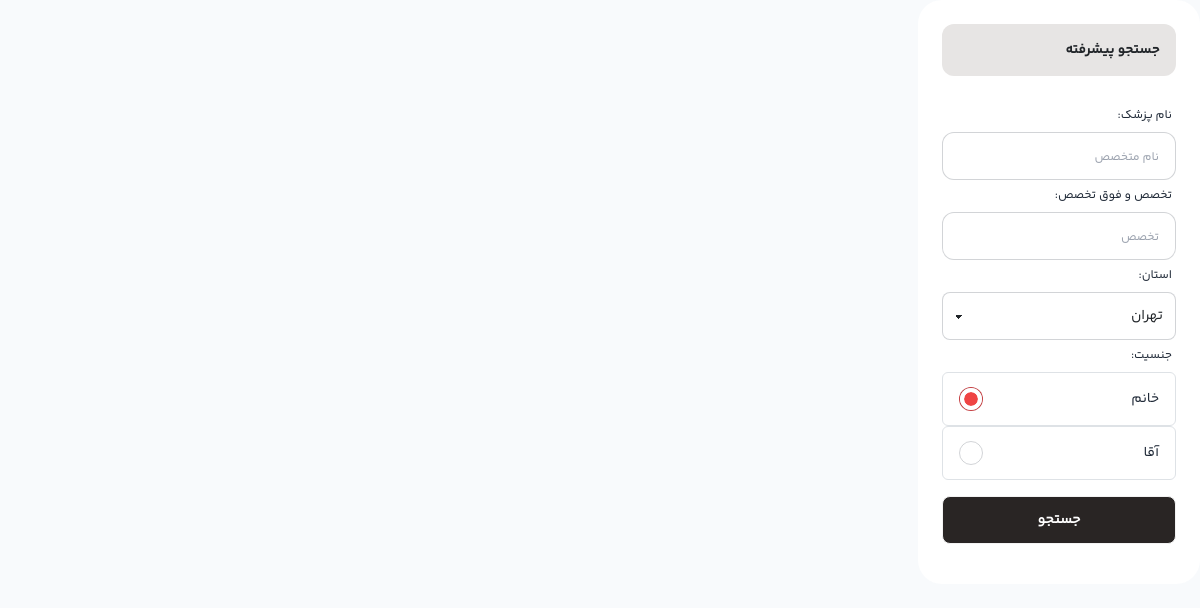
/list_doctor/, run on an earlier commit of the app's database.
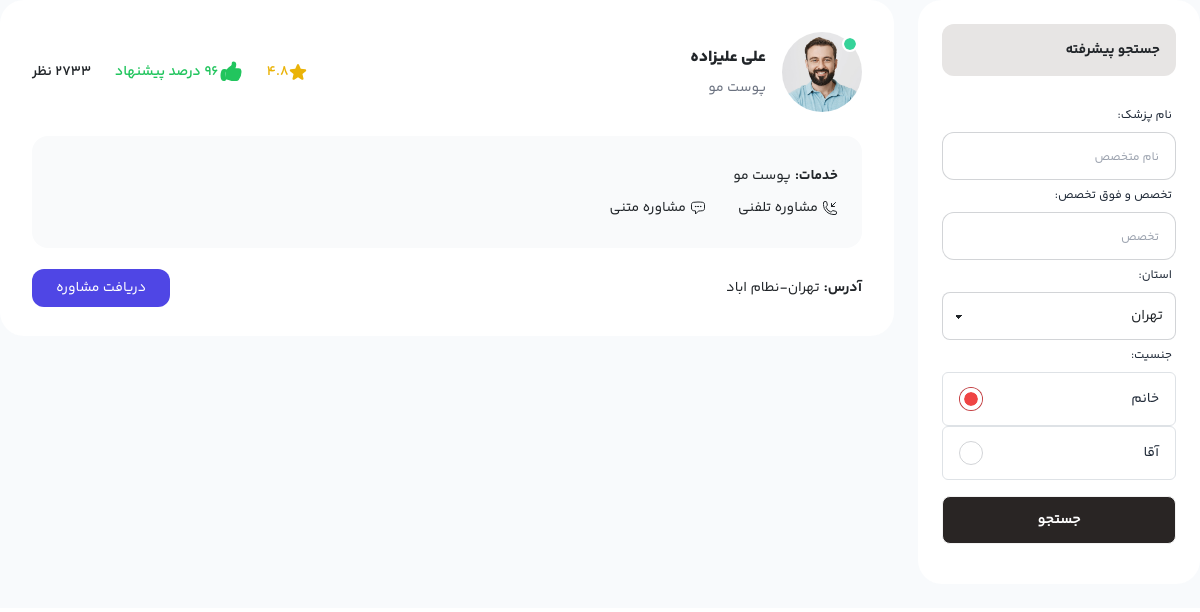
And on a later commit of the database.
### doctor/models.py (models this page shows, shortened)
class Doctor(CreateAt, UpdateAt):
    user = models.OneToOneField('accounts.Users', on_delete=models.PROTECT, related_name='doctor')
    medical_system_code = models.CharField(_('Medical System Code'), max_length=10, unique=True)
    nation_code = models.CharField(_('National Code'), max_length=10, unique=True)
    address_doctor = models.TextField(_('Address'))
    image = models.ImageField(_('Image'), upload_to='doctors/%Y/%M/%d', width_field='with_image', height_field='height_image')
    with_image = models.PositiveIntegerField(editable=False, blank=True, null=True)
    height_image = models.PositiveIntegerField(editable=False, blank=True, null=True)
    doctor_birth_dat = models.DateField(_('Date of Birth'), null=True, blank=True)
    is_active = models.BooleanField(_('Is Active'), default=False)
    reply_to = models.TextField(_('Reply to'), null=True, blank=True)
    skill = models.ManyToManyField('SkilDoctor', related_name='doctors')
    class Status(models.TextChoices):
        reject = 'rejected'
        accept = 'accept'
        wating = 'waiting'
    status = models.CharField(_("status send information"), max_length=8, choices=Status.choices, blank=True, null=True)
    class Gender(models.TextChoices):
        MALE = 'M', _('Male')
        FEMALE = 'F', _('Female')
    gender = models.CharField(_('Gender'), max_length=6, choices=Gender.choices)
    class Meta:
        db_table = 'doctors'
        verbose_name = 'doctor'
        verbose_name_plural = 'doctors'

class SkilDoctor(CreateAt, UpdateAt):
    skill_name = models.CharField(_("skill doctor"), max_length=50)
    def __str__(self) -> str:
        return self.skill_name
    class Meta:
        db_table = 'skil_doctor'
        verbose_name = 'skil_doctor'
        verbose_name_plural = 'skil_doctor'

### accounts/models.py (models this page shows, shortened)
class Users(AbstractBaseUser, PermissionsMixin, UpdateAt, CreateAt):
    first_name = models.CharField(_('First Name'), max_length=100)
    last_name = models.CharField(_('Last Name'), max_length=100)
    email = models.EmailField(_('Email Address'), unique=True)
    is_active = models.BooleanField(_('Active'), default=False)
    is_staff = models.BooleanField(_('Staff'), default=False)
    is_deleted = models.BooleanField(_('delete user'), editable=False, default=False)
    deleted_at = models.DateTimeField(_('deleted at'), editable=False, blank=True, null=True)
    random_active_code = models.CharField(_('random active code'), max_length=72, blank=True, null=True, editable=False)
    image = models.ImageField(_('image'), upload_to='images/user/%Y/%M/%d', width_field='width_image', height_field='height_image', blank=True, null=True)
    width_image = models.IntegerField(_('width'), blank=True, null=True)
    height_image = models.IntegerField(_('height'), blank=True, null=True)
    username_validator = UnicodeUsernameValidator()
    username = models.CharField(
        _("username"),
        max_length=150,
        unique=True,
        help_text=_(
            "Required. 150 characters or fewer. Letters, digits and @/./+/-/_ only."
        ),
        validators=[username_validator],
        error_messages={
            "unique": _("A user with that username already exists."),
        },
    )
    EMAIL_FIELD = "email"
    USERNAME_FIELD = "email"
    REQUIRED_FIELDS = ["username"]
    objects = UserManager()
    soft_delete_manager = SoftDeleteManager()
    class Meta:
        verbose_name = _("user")
        verbose_name_plural = _("users")
    def get_full_name(self):
        full_name = "%s %s" % (self.first_name, self.last_name)
        return full_name.strip()

### doctor/views.py (the view)
# urls.py: path('list_doctor/', All_doctor.as_view(), name='all_doctor'),
class All_doctor(View):
    def get(self, request, *args, **kwargs):
        doctor = Doctor.objects.filter(is_active=True)
        return render(request, 'doctor/all_doctor.html', {'doctor': doctor})

### doctor/templates/doctor/all_doctor.html (shortened to what this page needs)
{% extends "base/base.html" %}
{% load static %}
{% block content %}
<div class="grid grid-cols-12 gap-4">
  <div class="col-span-12 lg:col-span-9 lg:order-2">
      <div class="flex flex-col gap-4">
          {% for all_doctor in doctor %}
          <div class="bg-white p-8 rounded-3xl">
            <div class="flex flex-col lg:flex-row items-center justify-between">
                <div class="flex items-center mb-8 lg:mb-0">
                    <div class="avatar online">
                        <div class="w-20 rounded-full">
                          <img src="{{ all_doctor.image.url }}">
                        </div>
                      </div>
                      <div class="mr-4">
                      <h3 class="font-YekanBakh-ExtraBold text-base mb-2">{{ all_doctor.user.get_full_name }}</h3>
                      <p class="text-gray-500">{% for s in all_doctor.skill.all %}{{ s }}{% if not forloop.last %}-{% endif %}{% endfor %}</p>
                      </div>
                </div>
                <div class="flex items-center gap-4">
                    <div class="text-yellow-500 flex items-center">
                          <span class="font-YekanBakh-SemiBold">4.8</span>
                    </div>
                    <div class="text-green-500 flex items-center">
                        <span class="font-YekanBakh-SemiBold">96 درصد پیشنهاد</span>
                    </div>
                    <span class="font-YekanBakh-SemiBold">2733 نظر</span>
                </div>
            </div>
            <div class="bg-gray-50 leading-8 p-4 my-6 rounded-2xl">
                <div class="flex flex-col md:flex-row items-center">
                    <span class="text-sm font-YekanBakh-Bold">خدمات:</span>
                    <div class="mr-1">{% for s in all_doctor.skill.all %}{{ s }}{% if not forloop.last  %},{% endif %}{% endfor %}</div>
                </div>
                <div class="flex gap-8">
                    <div class="flex items-center">
                        <div class="mr-1">مشاوره تلفنی</div>
                    </div>
                    <div class="flex items-center">
                        <div class="mr-1">مشاوره متنی</div>
                    </div>
                </div>
            </div>
            <div class="flex flex-col md:flex-row leading-8 items-center justify-between">
                <div class="flex flex-col md:flex-row items-center mb-6 md:mb-0">
                    <span class="text-sm font-YekanBakh-Bold">آدرس:</span>
                    <div class="mr-1">{{ all_doctor.address_doctor }}</div>
                </div>
                <div>
                    <a href="reservation.html" class="bg-indigo-600 hover:bg-indigo-700 hover:transition hover:duration-700 p-6 py-2 text-center rounded-xl text-white">دریافت مشاوره</a>
                </div>
            </div>
        </div>
          {% endfor %}
      </div>
  </div>
  <div class="col-span-12 lg:col-span-3 lg:order-1">
    <div class="bg-white p-4 rounded-3xl mb-4 leading-8 sticky top-0">
      <div class="p-3 bg-stone-200 rounded-xl mb-4">
        <h1 class="text-sm font-YekanBakh-Bold">جستجو پیشرفته</h1>
      </div>
        <div>
          <label class="label">
            <span class="label-text-alt">نام پزشک:</span>
          </label>
          <input type="text" placeholder="نام متخصص" class="input input-bordered w-full rounded-xl placeholder:text-xs">
          <label class="label">
            <span class="label-text-alt">تخصص و فوق تخصص:</span>
          </label>
          <input type="text" placeholder="تخصص" class="input input-bordered w-full rounded-xl placeholder:text-xs">
          <label class="label">
            <span class="label-text-alt">استان:</span>
          </label>
          <select class="select select-bordered w-full pr-3">
            <option selected="">تهران</option>
          </select>
          <label class="label">
            <span class="label-text-alt">جنسیت:</span>
          </label>
          <div class="form-control">
            <label class="label cursor-pointer">
              <span class="label-text">خانم</span>
              <input type="radio" name="radio-10" class="radio checked:bg-red-500" checked="">
            </label>
          </div>
          <div class="form-control">
            <label class="label cursor-pointer">
              <span class="label-text">آقا</span>
              <input type="radio" name="radio-10" class="radio checked:bg-blue-500">
            </label>
          </div>
          <button class="btn bg-stone-800 w-full hover:bg-stone-900 text-white my-3">جستجو</button>
        </div>
    </div>
</div>
</div>
{% endblock content %}

### templates/base/base.html (shortened to what this page needs)
<!DOCTYPE html>
{% load static %}
{% load render_partial %}
<html lang="en" dir="rtl">
<head>
    <link href="https://cdn.jsdelivr.net/npm/bootstrap@5.3.2/dist/css/bootstrap.min.css" rel="stylesheet">
    <link rel="stylesheet" href="/static/css/swiper-bundle.min.css">
    <link rel="stylesheet" href="/static/css/style.css">
</head>
<body class="bg-slate-50 font-YekanBakh-Regular text-sm">
    {% block content %}{% endblock content %}
</body>
</html>

What changed in the data, as far as the page shows it:
added Doctor: image (picture), user.get_full_name "علی علیزاده", address_doctor "تهران-نطام اباد"
added SkilDoctor: skill_name "پوست مو"
